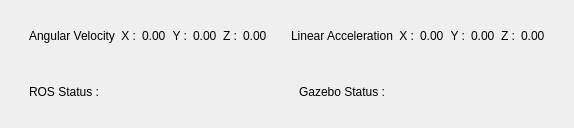
      <widget class="QWidget" name="widget_22" native="true">
       <property name="sizePolicy">
        <sizepolicy hsizetype="Preferred" vsizetype="Preferred">
         <horstretch>0</horstretch>
         <verstretch>2</verstretch>
        </sizepolicy>
       </property>
       <layout class="QVBoxLayout" name="verticalLayout_12">
        <item>
         <widget class="QWidget" name="mav_status_widget" native="true">
          <layout class="QHBoxLayout" name="horizontalLayout_28">
           <item>
            <widget class="QWidget" name="widget_4" native="true">
             <layout class="QHBoxLayout" name="horizontalLayout_23">
              <item>
               <widget class="QLabel" name="label_18">
                <property name="text">
                 <string>Angular Velocity</string>
                </property>
               </widget>
              </item>
              <item>
               <widget class="QLabel" name="label_19">
                <property name="text">
                 <string>X :</string>
                </property>
                <property name="alignment">
                 <set>Qt::AlignRight|Qt::AlignTrailing|Qt::AlignVCenter</set>
                </property>
               </widget>
              </item>
              <item>
               <widget class="QLabel" name="val_x">
                <property name="text">
                 <string>0.00</string>
                </property>
               </widget>
              </item>
              <item>
               <widget class="QLabel" name="label_29">
                <property name="text">
                 <string>Y :</string>
                </property>
                <property name="alignment">
                 <set>Qt::AlignRight|Qt::AlignTrailing|Qt::AlignVCenter</set>
                </property>
               </widget>
              </item>
              <item>
               <widget class="QLabel" name="vel_y">
                <property name="text">
                 <string>0.00</string>
                </property>
               </widget>
              </item>
              <item>
               <widget class="QLabel" name="label_31">
                <property name="text">
                 <string>Z :</string>
                </property>
                <property name="alignment">
                 <set>Qt::AlignRight|Qt::AlignTrailing|Qt::AlignVCenter</set>
                </property>
               </widget>
              </item>
              <item>
               <widget class="QLabel" name="val_z">
                <property name="text">
                 <string>0.00</string>
                </property>
               </widget>
              </item>
             </layout>
            </widget>
           </item>
           <item>
            <widget class="QWidget" name="widget_9" native="true">
             <layout class="QHBoxLayout" name="horizontalLayout_22">
              <item>
               <widget class="QLabel" name="label_14">
                <property name="text">
                 <string>Linear Acceleration</string>
                </property>
               </widget>
              </item>
              <item>
               <widget class="QLabel" name="label_15">
                <property name="text">
                 <string>X :</string>
                </property>
                <property name="alignment">
                 <set>Qt::AlignRight|Qt::AlignTrailing|Qt::AlignVCenter</set>
                </property>
               </widget>
              </item>
              <item>
               <widget class="QLabel" name="acc_x">
                <property name="text">
                 <string>0.00</string>
                </property>
               </widget>
              </item>
              <item>
               <widget class="QLabel" name="label_36">
                <property name="text">
                 <string>Y :</string>
                </property>
                <property name="alignment">
                 <set>Qt::AlignRight|Qt::AlignTrailing|Qt::AlignVCenter</set>
                </property>
               </widget>
              </item>
              <item>
               <widget class="QLabel" name="acc_y">
                <property name="text">
                 <string>0.00</string>
                </property>
               </widget>
              </item>
              <item>
               <widget class="QLabel" name="label_34">
                <property name="text">
                 <string>Z :</string>
                </property>
                <property name="alignment">
                 <set>Qt::AlignRight|Qt::AlignTrailing|Qt::AlignVCenter</set>
                </property>
               </widget>
              </item>
              <item>
               <widget class="QLabel" name="acc_z">
                <property name="text">
                 <string>0.00</string>
                </property>
               </widget>
              </item>
             </layout>
            </widget>
           </item>
          </layout>
         </widget>
        </item>
        <item>
         <widget class="QWidget" name="widget_23" native="true">
          <layout class="QHBoxLayout" name="horizontalLayout_24">
           <item>
            <widget class="QWidget" name="widget_20" native="true">
             <layout class="QHBoxLayout" name="horizontalLayout_2">
              <item>
               <widget class="QLabel" name="label_13">
                <property name="text">
                 <string>ROS Status :</string>
                </property>
               </widget>
              </item>
              <item>
               <widget class="QLabel" name="ros_label">
                <property name="text">
                 <string/>
                </property>
               </widget>
              </item>
             </layout>
            </widget>
           </item>
           <item>
            <widget class="QWidget" name="gazebo_status_widget" native="true">
             <layout class="QHBoxLayout" name="horizontalLayout_37">
              <item>
               <widget class="QLabel" name="label_30">
                <property name="sizePolicy">
                 <sizepolicy hsizetype="Preferred" vsizetype="Preferred">
                  <horstretch>1</horstretch>
                  <verstretch>0</verstretch>
                 </sizepolicy>
                </property>
                <property name="text">
                 <string>Gazebo Status :</string>
                </property>
               </widget>
              </item>
              <item>
               <widget class="QLabel" name="gazebo_status_label">
                <property name="sizePolicy">
                 <sizepolicy hsizetype="Preferred" vsizetype="Preferred">
                  <horstretch>1</horstretch>
                  <verstretch>0</verstretch>
                 </sizepolicy>
                </property>
                <property name="text">
                 <string/>
                </property>
               </widget>
              </item>
             </layout>
            </widget>
           </item>
          </layout>
         </widget>
        </item>
       </layout>
      </widget>
